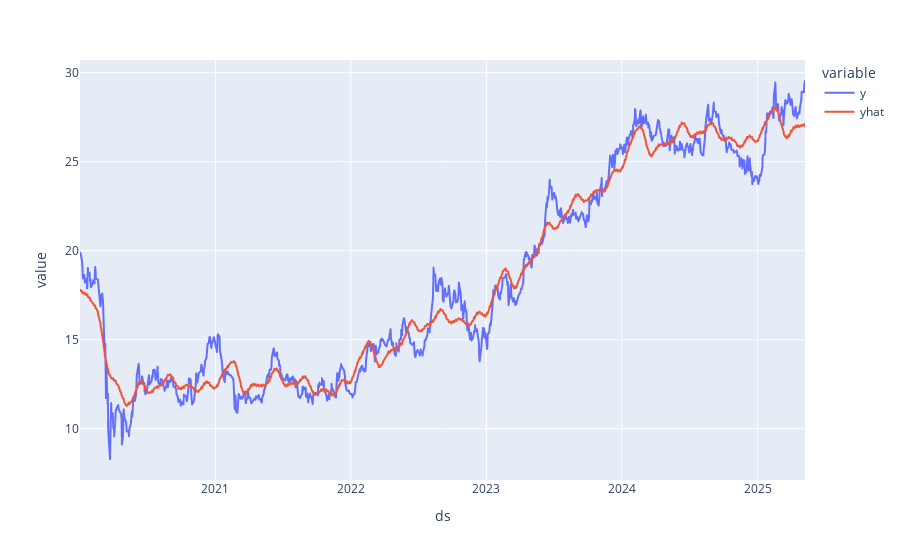

Source (notebook cell):
### Code cell
# Visualizar diferença entre os valores previstos em comparação com os valores de fechamento reais
px.line(metrics, x='ds', y=['y', 'yhat'])

### Figure 1 — Plotly figure (JSON) as saved in the notebook; plotly's stock layout.template omitted (floating-point values rounded to 4 significant figures; data arrays with more than 128 entries replaced by an {"elided": "..."} marker saying what was removed)
{"data": [{"hovertemplate": "variable=y<br>ds=%{x}<br>value=%{y}<extra></extra>", "legendgroup": "y", "line": {"color": "#636efa", "dash": "solid"}, "marker": {"symbol": "circle"}, "mode": "lines", "name": "y", "showlegend": true, "type": "scattergl", "x": {"elided": "1065 str values"}, "xaxis": "x", "y": {"elided": "1065 float values"}, "yaxis": "y"}, {"hovertemplate": "variable=yhat<br>ds=%{x}<br>value=%{y}<extra></extra>", "legendgroup": "yhat", "line": {"color": "#EF553B", "dash": "solid"}, "marker": {"symbol": "circle"}, "mode": "lines", "name": "yhat", "showlegend": true, "type": "scattergl", "x": {"elided": "1065 str values"}, "xaxis": "x", "y": {"elided": "1065 float values"}, "yaxis": "y"}], "layout": {"legend": {"title": {"text": "variable"}, "tracegroupgap": 0}, "margin": {"t": 60}, "xaxis": {"anchor": "y", "domain": [0, 1], "title": {"text": "ds"}}, "yaxis": {"anchor": "x", "domain": [0, 1], "title": {"text": "value"}}}}
